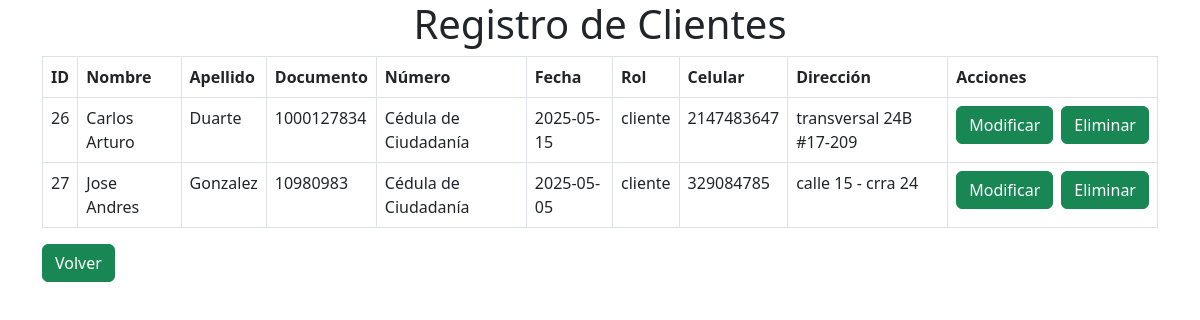
The app's page /Crud_usuarios/modelo/select.php with its own data.
### tables this page shows
CREATE TABLE `clientes` (
  `id_cliente` int(11) NOT NULL,
  `nombre` varchar(100) NOT NULL,
  `apellido` varchar(100) NOT NULL,
  `documento` varchar(100) DEFAULT NULL,
  `numero` varchar(20) NOT NULL,
  `fecha` date NOT NULL,
  `rol` varchar(30) NOT NULL,
  `correo` varchar(100) NOT NULL,
  `celular` int(30) NOT NULL,
  `direccion` varchar(100) NOT NULL,
  `contraseña` varchar(255) NOT NULL
);

### Crud_usuarios/modelo/select.php (called while the page is built, shortened)
<?php
require '../modelo/modelo.php';
function obtenerClientes($conect) {
    try {
        $sql = "SELECT * FROM clientes";
        $consulta = $conect->prepare($sql);
        $consulta->execute();
        $clientes = $consulta->fetchAll(PDO::FETCH_ASSOC);
        return $clientes;
    } catch (PDOException $e) {
        echo "Error de PDO: " . $e->getMessage();
        }
}
if (isset($conect)) {
    $clientes = obtenerClientes($conect);
} else {
    die("Error: No se pudo conectar a la base de datos.");
}
require '../vista/clientes.php';
?>

### Crud_usuarios/vista/clientes.php (the view, shortened to what this page needs)
<!DOCTYPE html>
<html lang="es">
<head>
    <link href="https://cdn.jsdelivr.net/npm/bootstrap@5.3.0/dist/css/bootstrap.min.css" rel="stylesheet">
</head>
<body>
    <div class="container">
        <h1 class="text-center">Registro de Clientes</h1>
        <table class="table table-bordered border-darck">
            <thead class="bg-success text-white">
                <tr>
                    <th>ID</th>
                    <th>Nombre</th>
                    <th>Apellido</th>
                    <th>Documento</th>
                    <th>Número</th>
                    <th>Fecha</th>
                    <th>Rol</th>
                    <th>Celular</th>
                    <th>Dirección</th>
                    <th>Acciones</th>
                </tr>
            </thead>
            <tbody>
                <?php if (!empty($clientes)): ?>
                    <?php foreach ($clientes as $row): ?>
                        <tr>
                            <td><?= htmlspecialchars($row['id_cliente'] ?? 'Sin ID') ?></td>
                            <td><?= htmlspecialchars($row['nombre']) ?></td>
                            <td><?= htmlspecialchars($row['apellido']) ?></td>
                            <td><?= htmlspecialchars($row['documento']) ?></td>
                            <td><?= htmlspecialchars($row['numero']) ?></td>
                            <td><?= htmlspecialchars($row['fecha']) ?></td>
                            <td><?= htmlspecialchars($row['rol']) ?></td>
                            <td><?= htmlspecialchars($row['celular']) ?></td>
                            <td><?= htmlspecialchars($row['direccion']) ?></td>
                            <td>
                                <div class="d-flex gap-2">
                                    <a href="modificar.php?id=<?= htmlspecialchars($row['id_cliente'] ?? $row['id_empleado']) ?>&tabla=<?= ($row['rol'] == 'comprador') ? 'clientes' : 'empleados' ?>" class="btn btn-success">Modificar</a>
                                    <form method="GET" action="../modelo/eliminar.php" onsubmit="return confirm('¿Seguro que deseas eliminar este registro?')">
                                        <button type="submit" class="btn btn-success">Eliminar</button>
                                    </form>
                                </div>
                            </td>
                        </tr>
                    <?php endforeach; ?>
                <?php else: ?>
                    <tr><td colspan="10" class="text-center">No hay clientes registrados</td></tr>
                <?php endif; ?>
            </tbody>
        </table>
        <div class="row mt-3">
        <div class="col-4">
            <a href="http://localhost:3000/modelo/registros.php" class="btn btn-success">Volver</a>
        </div>
        </div>
        </div>
</body>
</html>

### records on screen
clientes: id_cliente "26", nombre "Carlos Arturo", apellido "Duarte", documento "1000127834", numero "Cédula de Ciudadanía", fecha "2025-05-15", rol "cliente", celular "2147483647", direccion "transversal 24B #17-209"
clientes: id_cliente "27", nombre "Jose Andres", apellido "Gonzalez", documento "10980983", numero "Cédula de Ciudadanía", fecha "2025-05-05", rol "cliente", celular "329084785", direccion "calle 15 - crra 24"
